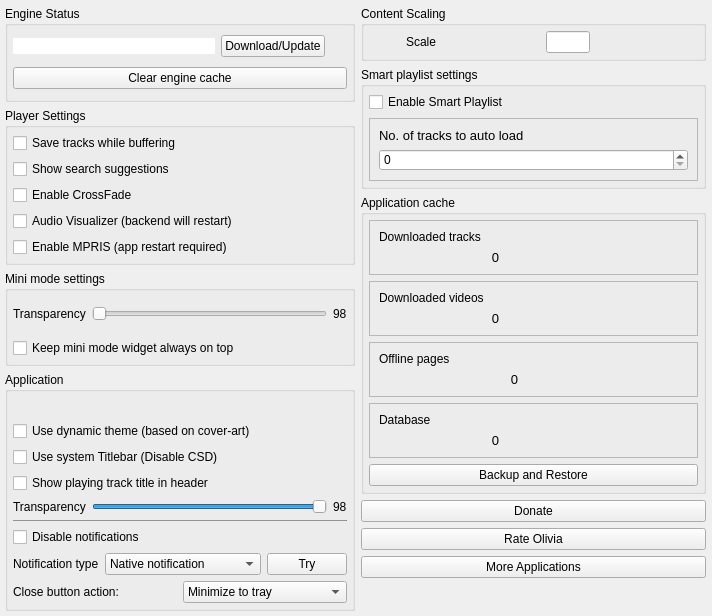
<?xml version="1.0" encoding="UTF-8"?>
<ui version="4.0">
 <class>settings</class>
 <widget class="QWidget" name="settings">
  <property name="geometry">
   <rect>
    <x>0</x>
    <y>0</y>
    <width>712</width>
    <height>616</height>
   </rect>
  </property>
  <property name="windowTitle">
   <string>Settings - Olivia </string>
  </property>
  <property name="styleSheet">
   <string notr="true"/>
  </property>
  <layout class="QVBoxLayout" name="verticalLayout_3">
   <property name="spacing">
    <number>4</number>
   </property>
   <property name="leftMargin">
    <number>4</number>
   </property>
   <property name="topMargin">
    <number>4</number>
   </property>
   <property name="rightMargin">
    <number>0</number>
   </property>
   <property name="bottomMargin">
    <number>4</number>
   </property>
   <item>
    <widget class="QScrollArea" name="scrollArea">
     <property name="styleSheet">
      <string notr="true">QScrollArea{
 background: transparent;
}
QScrollBar:vertical {
	   background-color: transparent;
	   border:none;
       width: 10px;
       margin: 22px 0 22px 0;
   }
   QScrollBar::handle:vertical {
       background: grey;
       min-height: 20px;
   }</string>
     </property>
     <property name="horizontalScrollBarPolicy">
      <enum>Qt::ScrollBarAlwaysOff</enum>
     </property>
     <property name="sizeAdjustPolicy">
      <enum>QAbstractScrollArea::AdjustToContentsOnFirstShow</enum>
     </property>
     <property name="widgetResizable">
      <bool>true</bool>
     </property>
     <widget class="QWidget" name="scrollAreaWidgetContents">
      <property name="geometry">
       <rect>
        <x>0</x>
        <y>0</y>
        <width>696</width>
        <height>646</height>
       </rect>
      </property>
      <property name="styleSheet">
       <string notr="true">QWidget#scrollAreaWidgetContents{
 background: transparent;
}</string>
      </property>
      <layout class="QVBoxLayout" name="verticalLayout_6">
       <property name="leftMargin">
        <number>0</number>
       </property>
       <property name="topMargin">
        <number>0</number>
       </property>
       <property name="rightMargin">
        <number>4</number>
       </property>
       <property name="bottomMargin">
        <number>0</number>
       </property>
       <item>
        <widget class="QWidget" name="mainWidget" native="true">
         <property name="sizePolicy">
          <sizepolicy hsizetype="MinimumExpanding" vsizetype="Preferred">
           <horstretch>0</horstretch>
           <verstretch>0</verstretch>
          </sizepolicy>
         </property>
         <layout class="QHBoxLayout" name="horizontalLayout_2">
          <property name="leftMargin">
           <number>0</number>
          </property>
          <property name="topMargin">
           <number>1</number>
          </property>
          <property name="rightMargin">
           <number>1</number>
          </property>
          <property name="bottomMargin">
           <number>0</number>
          </property>
          <item>
           <layout class="QVBoxLayout" name="verticalLayout_2">
            <property name="topMargin">
             <number>0</number>
            </property>
            <property name="bottomMargin">
             <number>0</number>
            </property>
            <item>
             <widget class="QGroupBox" name="groupBox_4">
              <property name="title">
               <string>Engine Status</string>
              </property>
              <layout class="QVBoxLayout" name="verticalLayout_4">
               <property name="leftMargin">
                <number>5</number>
               </property>
               <property name="topMargin">
                <number>5</number>
               </property>
               <property name="rightMargin">
                <number>5</number>
               </property>
               <property name="bottomMargin">
                <number>5</number>
               </property>
               <item>
                <layout class="QHBoxLayout" name="horizontalLayout_9">
                 <item>
                  <widget class="QLineEdit" name="engine_status">
                   <property name="focusPolicy">
                    <enum>Qt::NoFocus</enum>
                   </property>
                   <property name="frame">
                    <bool>false</bool>
                   </property>
                   <property name="readOnly">
                    <bool>true</bool>
                   </property>
                  </widget>
                 </item>
                 <item>
                  <widget class="controlButton" name="download_engine">
                   <property name="focusPolicy">
                    <enum>Qt::NoFocus</enum>
                   </property>
                   <property name="toolTip">
                    <string>Click if tracks are not refreshing</string>
                   </property>
                   <property name="text">
                    <string>Download/Update</string>
                   </property>
                   <property name="icon">
                    <iconset resource="icons.qrc">
                     <normaloff>:/icons/others/donwload2.png</normaloff>:/icons/others/donwload2.png</iconset>
                   </property>
                   <property name="iconSize">
                    <size>
                     <width>15</width>
                     <height>15</height>
                    </size>
                   </property>
                  </widget>
                 </item>
                 <item>
                  <widget class="QLabel" name="loading_movie">
                   <property name="sizePolicy">
                    <sizepolicy hsizetype="Preferred" vsizetype="Maximum">
                     <horstretch>0</horstretch>
                     <verstretch>0</verstretch>
                    </sizepolicy>
                   </property>
                   <property name="minimumSize">
                    <size>
                     <width>16</width>
                     <height>11</height>
                    </size>
                   </property>
                   <property name="textInteractionFlags">
                    <set>Qt::NoTextInteraction</set>
                   </property>
                  </widget>
                 </item>
                </layout>
               </item>
               <item>
                <widget class="controlButton" name="clear_engine_cache">
                 <property name="focusPolicy">
                  <enum>Qt::NoFocus</enum>
                 </property>
                 <property name="toolTip">
                  <string>Click if you are getting frequent 403 or 429 erros.</string>
                 </property>
                 <property name="text">
                  <string>Clear engine cache</string>
                 </property>
                 <property name="icon">
                  <iconset resource="icons.qrc">
                   <normaloff>:/icons/others/remove2.png</normaloff>:/icons/others/remove2.png</iconset>
                 </property>
                 <property name="iconSize">
                  <size>
                   <width>15</width>
                   <height>15</height>
                  </size>
                 </property>
                </widget>
               </item>
              </layout>
             </widget>
            </item>
            <item>
             <widget class="QGroupBox" name="groupBox_5">
              <property name="title">
               <string>Player Settings</string>
              </property>
              <layout class="QVBoxLayout" name="verticalLayout_10">
               <property name="leftMargin">
                <number>5</number>
               </property>
               <property name="topMargin">
                <number>5</number>
               </property>
               <property name="rightMargin">
                <number>5</number>
               </property>
               <property name="bottomMargin">
                <number>5</number>
               </property>
               <item>
                <widget class="QCheckBox" name="saveAfterBuffer">
                 <property name="text">
                  <string>Save tracks while buffering</string>
                 </property>
                </widget>
               </item>
               <item>
                <widget class="QCheckBox" name="showSearchSuggestion">
                 <property name="text">
                  <string>Show search suggestions</string>
                 </property>
                </widget>
               </item>
               <item>
                <widget class="QCheckBox" name="crossFade">
                 <property name="text">
                  <string>Enable CrossFade</string>
                 </property>
                </widget>
               </item>
               <item>
                <widget class="QCheckBox" name="visualizer">
                 <property name="text">
                  <string>Audio Visualizer (backend will restart)</string>
                 </property>
                </widget>
               </item>
               <item>
                <widget class="QCheckBox" name="mpris_checkBox">
                 <property name="text">
                  <string>Enable MPRIS (app restart required)</string>
                 </property>
                </widget>
               </item>
              </layout>
             </widget>
            </item>
            <item>
             <widget class="QGroupBox" name="groupBox_3">
              <property name="title">
               <string>Mini mode settings</string>
              </property>
              <layout class="QVBoxLayout" name="verticalLayout_9">
               <property name="leftMargin">
                <number>5</number>
               </property>
               <property name="topMargin">
                <number>5</number>
               </property>
               <property name="rightMargin">
                <number>5</number>
               </property>
               <property name="bottomMargin">
                <number>5</number>
               </property>
               <item>
                <layout class="QHBoxLayout" name="horizontalLayout_7">
                 <item>
                  <widget class="QLabel" name="label_3">
                   <property name="text">
                    <string>Transparency</string>
                   </property>
                  </widget>
                 </item>
                 <item>
                  <widget class="QSlider" name="miniModeTransperancySlider">
                   <property name="minimum">
                    <number>50</number>
                   </property>
                   <property name="maximum">
                    <number>100</number>
                   </property>
                   <property name="orientation">
                    <enum>Qt::Horizontal</enum>
                   </property>
                  </widget>
                 </item>
                 <item>
                  <widget class="QLabel" name="transperancyLabel">
                   <property name="text">
                    <string>98</string>
                   </property>
                  </widget>
                 </item>
                </layout>
               </item>
               <item>
                <widget class="QCheckBox" name="miniModeStayOnTop">
                 <property name="text">
                  <string>Keep mini mode widget always on top</string>
                 </property>
                </widget>
               </item>
              </layout>
             </widget>
            </item>
            <item>
             <widget class="QGroupBox" name="groupBox">
              <property name="title">
               <string>Application</string>
              </property>
              <layout class="QVBoxLayout" name="verticalLayout_8">
               <property name="leftMargin">
                <number>5</number>
               </property>
               <property name="topMargin">
                <number>5</number>
               </property>
               <property name="rightMargin">
                <number>5</number>
               </property>
               <property name="bottomMargin">
                <number>5</number>
               </property>
               <item>
                <widget class="QWidget" name="themesWidget" native="true">
                 <layout class="QVBoxLayout" name="verticalLayout">
                  <item>
                   <layout class="QGridLayout" name="themeHolderGridLayout">
                    <property name="topMargin">
                     <number>0</number>
                    </property>
                   </layout>
                  </item>
                 </layout>
                </widget>
               </item>
               <item>
                <widget class="QCheckBox" name="dynamicTheme">
                 <property name="text">
                  <string>Use dynamic theme (based on cover-art)</string>
                 </property>
                </widget>
               </item>
               <item>
                <widget class="QCheckBox" name="systemTitlebar">
                 <property name="text">
                  <string>Use system Titlebar (Disable CSD)</string>
                 </property>
                </widget>
               </item>
               <item>
                <widget class="QCheckBox" name="marquee">
                 <property name="toolTip">
                  <string>Can take more CPU</string>
                 </property>
                 <property name="text">
                  <string>Show playing track title in header</string>
                 </property>
                </widget>
               </item>
               <item>
                <layout class="QHBoxLayout" name="horizontalLayout_8">
                 <item>
                  <widget class="QLabel" name="label_4">
                   <property name="text">
                    <string>Transparency</string>
                   </property>
                  </widget>
                 </item>
                 <item>
                  <widget class="QSlider" name="appTransperancySlider">
                   <property name="minimum">
                    <number>15</number>
                   </property>
                   <property name="maximum">
                    <number>100</number>
                   </property>
                   <property name="value">
                    <number>100</number>
                   </property>
                   <property name="orientation">
                    <enum>Qt::Horizontal</enum>
                   </property>
                  </widget>
                 </item>
                 <item>
                  <widget class="QLabel" name="appTransperancyLabel">
                   <property name="text">
                    <string>98</string>
                   </property>
                  </widget>
                 </item>
                </layout>
               </item>
               <item>
                <widget class="Line" name="line">
                 <property name="minimumSize">
                  <size>
                   <width>0</width>
                   <height>1</height>
                  </size>
                 </property>
                 <property name="maximumSize">
                  <size>
                   <width>16777215</width>
                   <height>1</height>
                  </size>
                 </property>
                 <property name="styleSheet">
                  <string notr="true">background-color: #808080;</string>
                 </property>
                 <property name="orientation">
                  <enum>Qt::Horizontal</enum>
                 </property>
                </widget>
               </item>
               <item>
                <layout class="QHBoxLayout" name="horizontalLayout_12">
                 <item>
                  <widget class="QCheckBox" name="disable_notifications">
                   <property name="text">
                    <string>Disable notifications</string>
                   </property>
                  </widget>
                 </item>
                </layout>
               </item>
               <item>
                <layout class="QHBoxLayout" name="horizontalLayout_11">
                 <item>
                  <widget class="QLabel" name="label_6">
                   <property name="text">
                    <string>Notification type</string>
                   </property>
                  </widget>
                 </item>
                 <item>
                  <widget class="QComboBox" name="notificationCombo">
                   <item>
                    <property name="text">
                     <string>Native notification</string>
                    </property>
                   </item>
                   <item>
                    <property name="text">
                     <string>Customized notification</string>
                    </property>
                   </item>
                  </widget>
                 </item>
                 <item>
                  <widget class="QPushButton" name="tryNotification">
                   <property name="sizePolicy">
                    <sizepolicy hsizetype="Maximum" vsizetype="Fixed">
                     <horstretch>0</horstretch>
                     <verstretch>0</verstretch>
                    </sizepolicy>
                   </property>
                   <property name="text">
                    <string>Try</string>
                   </property>
                  </widget>
                 </item>
                </layout>
               </item>
               <item>
                <layout class="QHBoxLayout" name="horizontalLayout_10">
                 <item>
                  <widget class="QLabel" name="label_7">
                   <property name="text">
                    <string>Close button action:</string>
                   </property>
                  </widget>
                 </item>
                 <item>
                  <widget class="QComboBox" name="closeButtonActionCombo">
                   <item>
                    <property name="text">
                     <string>Minimize to tray</string>
                    </property>
                   </item>
                   <item>
                    <property name="text">
                     <string>Quit App</string>
                    </property>
                   </item>
                  </widget>
                 </item>
                </layout>
               </item>
              </layout>
             </widget>
            </item>
           </layout>
          </item>
          <item>
           <layout class="QVBoxLayout" name="verticalLayout_15">
            <property name="rightMargin">
             <number>0</number>
            </property>
            <property name="bottomMargin">
             <number>0</number>
            </property>
            <item>
             <widget class="QGroupBox" name="groupBox_2">
              <property name="title">
               <string>Content Scaling</string>
              </property>
              <layout class="QVBoxLayout" name="verticalLayout_7">
               <property name="leftMargin">
                <number>5</number>
               </property>
               <property name="topMargin">
                <number>5</number>
               </property>
               <property name="rightMargin">
                <number>5</number>
               </property>
               <property name="bottomMargin">
                <number>5</number>
               </property>
               <item>
                <layout class="QHBoxLayout" name="horizontalLayout">
                 <property name="spacing">
                  <number>3</number>
                 </property>
                 <property name="leftMargin">
                  <number>0</number>
                 </property>
                 <item>
                  <widget class="QLabel" name="label_2">
                   <property name="sizePolicy">
                    <sizepolicy hsizetype="Maximum" vsizetype="Preferred">
                     <horstretch>0</horstretch>
                     <verstretch>0</verstretch>
                    </sizepolicy>
                   </property>
                   <property name="text">
                    <string>Scale</string>
                   </property>
                  </widget>
                 </item>
                 <item>
                  <widget class="QPushButton" name="minus">
                   <property name="sizePolicy">
                    <sizepolicy hsizetype="Maximum" vsizetype="Fixed">
                     <horstretch>0</horstretch>
                     <verstretch>0</verstretch>
                    </sizepolicy>
                   </property>
                   <property name="minimumSize">
                    <size>
                     <width>30</width>
                     <height>0</height>
                    </size>
                   </property>
                   <property name="maximumSize">
                    <size>
                     <width>30</width>
                     <height>16777215</height>
                    </size>
                   </property>
                   <property name="styleSheet">
                    <string notr="true">background-color: transparent;
border:none;</string>
                   </property>
                   <property name="text">
                    <string/>
                   </property>
                   <property name="icon">
                    <iconset resource="icons.qrc">
                     <normaloff>:/icons/sidebar/removeFromLibrary.png</normaloff>:/icons/sidebar/removeFromLibrary.png</iconset>
                   </property>
                  </widget>
                 </item>
                 <item>
                  <widget class="QLineEdit" name="zoom">
                   <property name="minimumSize">
                    <size>
                     <width>44</width>
                     <height>22</height>
                    </size>
                   </property>
                   <property name="maximumSize">
                    <size>
                     <width>44</width>
                     <height>22</height>
                    </size>
                   </property>
                   <property name="readOnly">
                    <bool>true</bool>
                   </property>
                  </widget>
                 </item>
                 <item>
                  <widget class="QPushButton" name="plus">
                   <property name="sizePolicy">
                    <sizepolicy hsizetype="Maximum" vsizetype="Fixed">
                     <horstretch>0</horstretch>
                     <verstretch>0</verstretch>
                    </sizepolicy>
                   </property>
                   <property name="minimumSize">
                    <size>
                     <width>30</width>
                     <height>0</height>
                    </size>
                   </property>
                   <property name="maximumSize">
                    <size>
                     <width>30</width>
                     <height>16777215</height>
                    </size>
                   </property>
                   <property name="styleSheet">
                    <string notr="true">background-color: transparent;
border:none;</string>
                   </property>
                   <property name="text">
                    <string/>
                   </property>
                   <property name="icon">
                    <iconset resource="icons.qrc">
                     <normaloff>:/icons/sidebar/addToLibrary.png</normaloff>:/icons/sidebar/addToLibrary.png</iconset>
                   </property>
                  </widget>
                 </item>
                </layout>
               </item>
              </layout>
             </widget>
            </item>
            <item>
             <widget class="QGroupBox" name="groupBox_9">
              <property name="title">
               <string>Smart playlist settings</string>
              </property>
              <layout class="QVBoxLayout" name="verticalLayout_18">
               <property name="leftMargin">
                <number>5</number>
               </property>
               <property name="topMargin">
                <number>5</number>
               </property>
               <property name="rightMargin">
                <number>5</number>
               </property>
               <property name="bottomMargin">
                <number>5</number>
               </property>
               <item>
                <widget class="QCheckBox" name="smart_playlist_checkBox">
                 <property name="text">
                  <string>Enable Smart Playlist</string>
                 </property>
                </widget>
               </item>
               <item>
                <widget class="QFrame" name="frame_5">
                 <property name="frameShape">
                  <enum>QFrame::StyledPanel</enum>
                 </property>
                 <property name="frameShadow">
                  <enum>QFrame::Raised</enum>
                 </property>
                 <layout class="QVBoxLayout" name="verticalLayout_16">
                  <item>
                   <widget class="QLabel" name="label_5">
                    <property name="font">
                     <font>
                      <pointsize>10</pointsize>
                     </font>
                    </property>
                    <property name="text">
                     <string>No. of tracks to auto load</string>
                    </property>
                   </widget>
                  </item>
                  <item>
                   <widget class="QSpinBox" name="tracksToLoad"/>
                  </item>
                 </layout>
                </widget>
               </item>
              </layout>
             </widget>
            </item>
            <item>
             <widget class="QGroupBox" name="groupBox_6">
              <property name="title">
               <string>Application cache</string>
              </property>
              <layout class="QVBoxLayout" name="verticalLayout_5">
               <property name="leftMargin">
                <number>5</number>
               </property>
               <property name="topMargin">
                <number>5</number>
               </property>
               <property name="rightMargin">
                <number>5</number>
               </property>
               <property name="bottomMargin">
                <number>5</number>
               </property>
               <item>
                <widget class="QFrame" name="frame">
                 <property name="frameShape">
                  <enum>QFrame::StyledPanel</enum>
                 </property>
                 <property name="frameShadow">
                  <enum>QFrame::Raised</enum>
                 </property>
                 <layout class="QVBoxLayout" name="verticalLayout_12">
                  <item>
                   <widget class="QLabel" name="l1">
                    <property name="text">
                     <string>Downloaded tracks</string>
                    </property>
                   </widget>
                  </item>
                  <item>
                   <layout class="QHBoxLayout" name="horizontalLayout_3">
                    <property name="topMargin">
                     <number>0</number>
                    </property>
                    <item>
                     <widget class="QLabel" name="cached_tracks_size">
                      <property name="font">
                       <font>
                        <pointsize>10</pointsize>
                       </font>
                      </property>
                      <property name="text">
                       <string>0</string>
                      </property>
                      <property name="alignment">
                       <set>Qt::AlignCenter</set>
                      </property>
                     </widget>
                    </item>
                    <item>
                     <widget class="controlButton" name="open_tracks_cache_dir">
                      <property name="sizePolicy">
                       <sizepolicy hsizetype="Maximum" vsizetype="Fixed">
                        <horstretch>0</horstretch>
                        <verstretch>0</verstretch>
                       </sizepolicy>
                      </property>
                      <property name="focusPolicy">
                       <enum>Qt::NoFocus</enum>
                      </property>
                      <property name="toolTip">
                       <string>Open Tracks Location</string>
                      </property>
                      <property name="styleSheet">
                       <string notr="true">background-color: transparent;
border:none;</string>
                      </property>
                      <property name="text">
                       <string/>
                      </property>
                      <property name="icon">
                       <iconset resource="icons.qrc">
                        <normaloff>:/icons/micro/open_folder.png</normaloff>:/icons/micro/open_folder.png</iconset>
                      </property>
                      <property name="iconSize">
                       <size>
                        <width>18</width>
                        <height>18</height>
                       </size>
                      </property>
                     </widget>
                    </item>
                    <item>
                     <widget class="controlButton" name="delete_tracks_cache">
                      <property name="sizePolicy">
                       <sizepolicy hsizetype="Maximum" vsizetype="Fixed">
                        <horstretch>0</horstretch>
                        <verstretch>0</verstretch>
                       </sizepolicy>
                      </property>
                      <property name="focusPolicy">
                       <enum>Qt::NoFocus</enum>
                      </property>
                      <property name="toolTip">
                       <string>Delete Tracks</string>
                      </property>
                      <property name="styleSheet">
                       <string notr="true">background-color: transparent;
border:none;</string>
                      </property>
                      <property name="text">
                       <string/>
                      </property>
                      <property name="icon">
                       <iconset resource="icons.qrc">
                        <normaloff>:/icons/micro/delete.png</normaloff>:/icons/micro/delete.png</iconset>
                      </property>
                      <property name="iconSize">
                       <size>
                        <width>18</width>
                        <height>18</height>
                       </size>
                      </property>
                     </widget>
                    </item>
                   </layout>
                  </item>
                 </layout>
                </widget>
               </item>
               <item>
                <widget class="QFrame" name="frame_4">
                 <property name="frameShape">
                  <enum>QFrame::StyledPanel</enum>
                 </property>
                 <property name="frameShadow">
                  <enum>QFrame::Raised</enum>
                 </property>
                 <layout class="QVBoxLayout" name="verticalLayout_17">
                  <item>
                   <widget class="QLabel" name="l3">
                    <property name="text">
                     <string>Downloaded videos</string>
                    </property>
                   </widget>
                  </item>
                  <item>
                   <layout class="QHBoxLayout" name="horizontalLayout_4">
                    <property name="topMargin">
                     <number>0</number>
                    </property>
                    <item>
                     <widget class="QLabel" name="cached_videos_size">
                      <property name="font">
                       <font>
                        <pointsize>10</pointsize>
                       </font>
                      </property>
                      <property name="text">
                       <string>0</string>
                      </property>
                      <property name="alignment">
                       <set>Qt::AlignCenter</set>
                      </property>
                     </widget>
                    </item>
                    <item>
                     <widget class="controlButton" name="open_video_cache_dir">
                      <property name="sizePolicy">
                       <sizepolicy hsizetype="Maximum" vsizetype="Fixed">
                        <horstretch>0</horstretch>
                        <verstretch>0</verstretch>
                       </sizepolicy>
                      </property>
                      <property name="focusPolicy">
                       <enum>Qt::NoFocus</enum>
                      </property>
                      <property name="toolTip">
                       <string>Open Videos Location</string>
                      </property>
                      <property name="styleSheet">
                       <string notr="true">background-color: transparent;
border:none;</string>
                      </property>
                      <property name="text">
                       <string/>
                      </property>
                      <property name="icon">
                       <iconset resource="icons.qrc">
                        <normaloff>:/icons/micro/open_folder.png</normaloff>:/icons/micro/open_folder.png</iconset>
                      </property>
                      <property name="iconSize">
                       <size>
                        <width>18</width>
                        <height>18</height>
                       </size>
                      </property>
                     </widget>
                    </item>
                    <item>
                     <widget class="controlButton" name="delete_videos_cache">
                      <property name="sizePolicy">
                       <sizepolicy hsizetype="Maximum" vsizetype="Fixed">
                        <horstretch>0</horstretch>
                        <verstretch>0</verstretch>
                       </sizepolicy>
                      </property>
                      <property name="focusPolicy">
                       <enum>Qt::NoFocus</enum>
                      </property>
                      <property name="toolTip">
                       <string>Delete Videos</string>
                      </property>
                      <property name="styleSheet">
                       <string notr="true">background-color: transparent;
border:none;</string>
                      </property>
                      <property name="text">
                       <string/>
                      </property>
                      <property name="icon">
                       <iconset resource="icons.qrc">
                        <normaloff>:/icons/micro/delete.png</normaloff>:/icons/micro/delete.png</iconset>
                      </property>
                      <property name="iconSize">
                       <size>
                        <width>18</width>
                        <height>18</height>
                       </size>
                      </property>
                     </widget>
                    </item>
                   </layout>
                  </item>
                 </layout>
                </widget>
               </item>
               <item>
                <widget class="QFrame" name="frame_2">
                 <property name="frameShape">
                  <enum>QFrame::StyledPanel</enum>
                 </property>
                 <property name="frameShadow">
                  <enum>QFrame::Raised</enum>
                 </property>
                 <layout class="QVBoxLayout" name="verticalLayout_13">
                  <item>
                   <widget class="QLabel" name="l2">
                    <property name="text">
                     <string>Offline pages</string>
                    </property>
                   </widget>
                  </item>
                  <item>
                   <layout class="QHBoxLayout" name="horizontalLayout_5">
                    <property name="topMargin">
                     <number>0</number>
                    </property>
                    <item>
                     <widget class="QLabel" name="offline_pages_size">
                      <property name="font">
                       <font>
                        <pointsize>10</pointsize>
                       </font>
                      </property>
                      <property name="text">
                       <string>0</string>
                      </property>
                      <property name="alignment">
                       <set>Qt::AlignCenter</set>
                      </property>
                     </widget>
                    </item>
                    <item>
                     <widget class="controlButton" name="delete_offline_pages">
                      <property name="sizePolicy">
                       <sizepolicy hsizetype="Maximum" vsizetype="Fixed">
                        <horstretch>0</horstretch>
                        <verstretch>0</verstretch>
                       </sizepolicy>
                      </property>
                      <property name="focusPolicy">
                       <enum>Qt::NoFocus</enum>
                      </property>
                      <property name="toolTip">
                       <string>Delete Offline Pages</string>
                      </property>
                      <property name="styleSheet">
                       <string notr="true">background-color: transparent;
border:none;</string>
                      </property>
                      <property name="text">
                       <string/>
                      </property>
                      <property name="icon">
                       <iconset resource="icons.qrc">
                        <normaloff>:/icons/micro/delete.png</normaloff>:/icons/micro/delete.png</iconset>
                      </property>
                      <property name="iconSize">
                       <size>
                        <width>18</width>
                        <height>18</height>
                       </size>
                      </property>
                     </widget>
                    </item>
                   </layout>
                  </item>
                 </layout>
                </widget>
               </item>
               <item>
                <widget class="QFrame" name="frame_3">
                 <property name="frameShape">
                  <enum>QFrame::StyledPanel</enum>
                 </property>
                 <property name="frameShadow">
                  <enum>QFrame::Raised</enum>
                 </property>
                 <layout class="QVBoxLayout" name="verticalLayout_14">
                  <item>
                   <widget class="QLabel" name="l2_2">
                    <property name="text">
                     <string>Database</string>
                    </property>
                   </widget>
                  </item>
                  <item>
                   <layout class="QHBoxLayout" name="horizontalLayout_6">
                    <property name="topMargin">
                     <number>0</number>
                    </property>
                    <item>
                     <widget class="QLabel" name="database_size">
                      <property name="font">
                       <font>
                        <pointsize>10</pointsize>
                       </font>
                      </property>
                      <property name="text">
                       <string>0</string>
                      </property>
                      <property name="alignment">
                       <set>Qt::AlignCenter</set>
                      </property>
                     </widget>
                    </item>
                    <item>
                     <widget class="controlButton" name="optimizeDb">
                      <property name="sizePolicy">
                       <sizepolicy hsizetype="Maximum" vsizetype="Fixed">
                        <horstretch>0</horstretch>
                        <verstretch>0</verstretch>
                       </sizepolicy>
                      </property>
                      <property name="focusPolicy">
                       <enum>Qt::NoFocus</enum>
                      </property>
                      <property name="toolTip">
                       <string>Optimize Database</string>
                      </property>
                      <property name="styleSheet">
                       <string notr="true">background-color: transparent;
border:none;</string>
                      </property>
                      <property name="text">
                       <string/>
                      </property>
                      <property name="icon">
                       <iconset resource="icons.qrc">
                        <normaloff>:/icons/micro/storage.png</normaloff>:/icons/micro/storage.png</iconset>
                      </property>
                      <property name="iconSize">
                       <size>
                        <width>18</width>
                        <height>18</height>
                       </size>
                      </property>
                     </widget>
                    </item>
                    <item>
                     <widget class="controlButton" name="drop_database">
                      <property name="sizePolicy">
                       <sizepolicy hsizetype="Maximum" vsizetype="Fixed">
                        <horstretch>0</horstretch>
                        <verstretch>0</verstretch>
                       </sizepolicy>
                      </property>
                      <property name="focusPolicy">
                       <enum>Qt::NoFocus</enum>
                      </property>
                      <property name="toolTip">
                       <string>Drop Database</string>
                      </property>
                      <property name="styleSheet">
                       <string notr="true">background-color: transparent;
border:none;</string>
                      </property>
                      <property name="text">
                       <string/>
                      </property>
                      <property name="icon">
                       <iconset resource="icons.qrc">
                        <normaloff>:/icons/micro/delete.png</normaloff>:/icons/micro/delete.png</iconset>
                      </property>
                      <property name="iconSize">
                       <size>
                        <width>18</width>
                        <height>18</height>
                       </size>
                      </property>
                     </widget>
                    </item>
                   </layout>
                  </item>
                 </layout>
                </widget>
               </item>
               <item>
                <widget class="QPushButton" name="backup_restore">
                 <property name="text">
                  <string>Backup and Restore</string>
                 </property>
                 <property name="icon">
                  <iconset resource="icons.qrc">
                   <normaloff>:/icons/others/restore.png</normaloff>:/icons/others/restore.png</iconset>
                 </property>
                 <property name="iconSize">
                  <size>
                   <width>15</width>
                   <height>15</height>
                  </size>
                 </property>
                </widget>
               </item>
              </layout>
             </widget>
            </item>
            <item>
             <widget class="QPushButton" name="donate">
              <property name="text">
               <string>Donate</string>
              </property>
              <property name="icon">
               <iconset resource="icons.qrc">
                <normaloff>:/icons/others/donate_paypal.png</normaloff>:/icons/others/donate_paypal.png</iconset>
              </property>
              <property name="iconSize">
               <size>
                <width>15</width>
                <height>15</height>
               </size>
              </property>
             </widget>
            </item>
            <item>
             <widget class="QPushButton" name="rate">
              <property name="text">
               <string>Rate Olivia</string>
              </property>
              <property name="icon">
               <iconset resource="icons.qrc">
                <normaloff>:/icons/others/rate.png</normaloff>:/icons/others/rate.png</iconset>
              </property>
              <property name="iconSize">
               <size>
                <width>15</width>
                <height>15</height>
               </size>
              </property>
             </widget>
            </item>
            <item>
             <widget class="QPushButton" name="more_apps">
              <property name="text">
               <string>More Applications</string>
              </property>
              <property name="icon">
               <iconset resource="icons.qrc">
                <normaloff>:/icons/others/store.png</normaloff>:/icons/others/store.png</iconset>
              </property>
              <property name="iconSize">
               <size>
                <width>15</width>
                <height>15</height>
               </size>
              </property>
             </widget>
            </item>
            <item>
             <spacer name="verticalSpacer">
              <property name="orientation">
               <enum>Qt::Vertical</enum>
              </property>
              <property name="sizeHint" stdset="0">
               <size>
                <width>20</width>
                <height>40</height>
               </size>
              </property>
             </spacer>
            </item>
           </layout>
          </item>
         </layout>
        </widget>
       </item>
      </layout>
     </widget>
    </widget>
   </item>
  </layout>
 </widget>
 <customwidgets>
  <customwidget>
   <class>controlButton</class>
   <extends>QPushButton</extends>
   <header>controlbutton.h</header>
  </customwidget>
 </customwidgets>
 <resources>
  <include location="icons.qrc"/>
 </resources>
 <connections/>
</ui>
